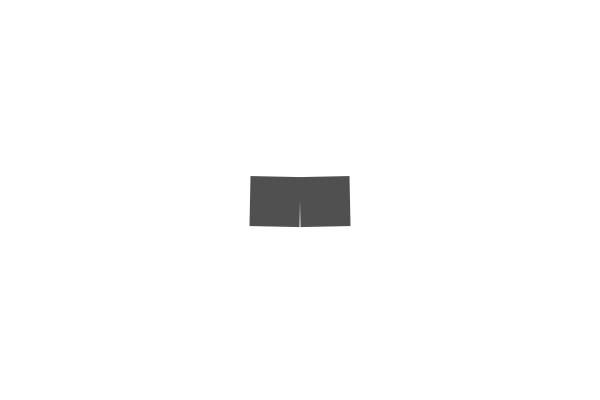
Frame 1 (no input)
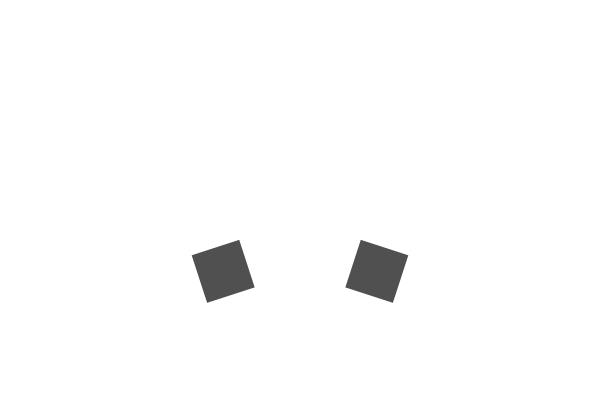
Frame 60 (the mouse pressed at the canvas centre just before this capture)
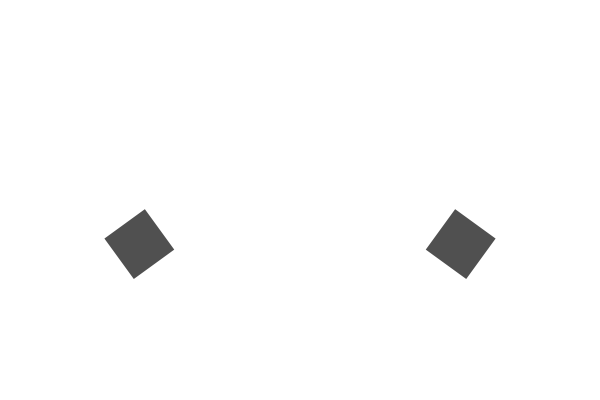
Frame 120 (the mouse held since frame 60 and released just before this capture)

The Processing sketch that drew these frames (run headless with seeded random() and noise(); from frame 60 on, the mouse is pressed at the canvas centre):

// Processing sketch: w14_04
// ── w14_04.pde
// this program rotates two rectangles around a translation point.
// instead of using translation and rotation to create the circular
// motion, use sin and cosine. 

// if you do this successfully, you'll find that the rectangles 
// move in a circle, but don't spin on their own axis anymore.
// at this point, add a translation to recreate the original motion 
// exactly. 

// the solution will therefore involve the use of sin/cos for the
// circular motion, and a translation/rotation for the rect's rotation,
// instead of the two translation and one rotation operation that is 
// currently in place for each rectangle. 

float amplitude = 75;
float theta = 0;
float increment = TWO_PI/300;

void setup() {
  size(600, 400);
  rectMode(CENTER);
  noStroke();
}

void draw() {
  background(255);
  
  theta = (theta + increment) % TWO_PI;

  fill(80);

  float x = width/3 + cos(theta) * amplitude;
  float y = height/2 + sin(theta) * amplitude;
  pushMatrix();
  translate(x, y);
  rotate(theta);
  rect(0, 0, 50, 50);
  popMatrix();

  x = 2* width/3 - cos(theta) * amplitude;
  y = height/2 + sin(theta) * amplitude;
  pushMatrix();
  translate(x, y);
  rotate(-theta);
  rect(0, 0, 50, 50);
  popMatrix();
}
